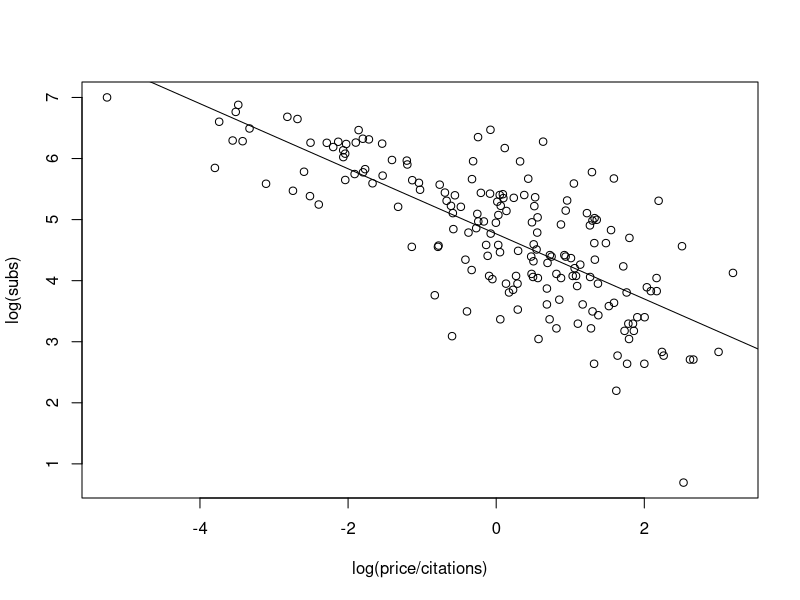
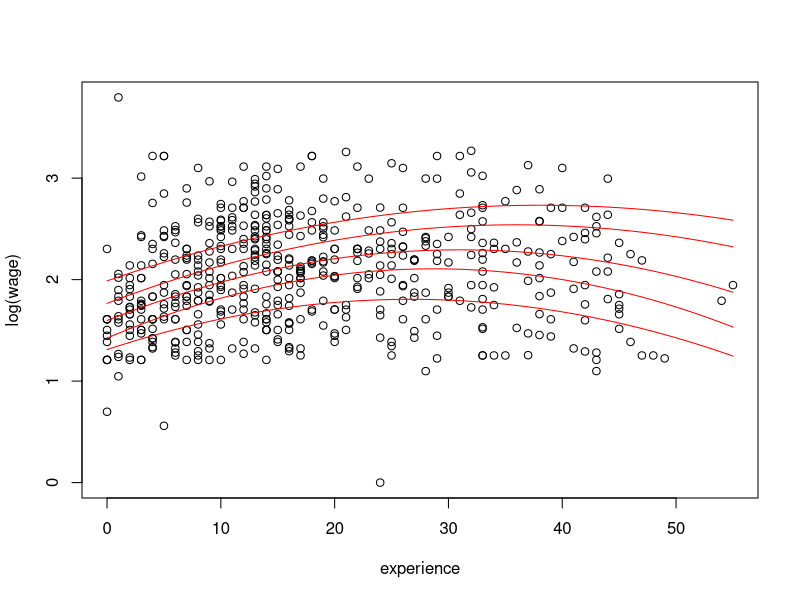
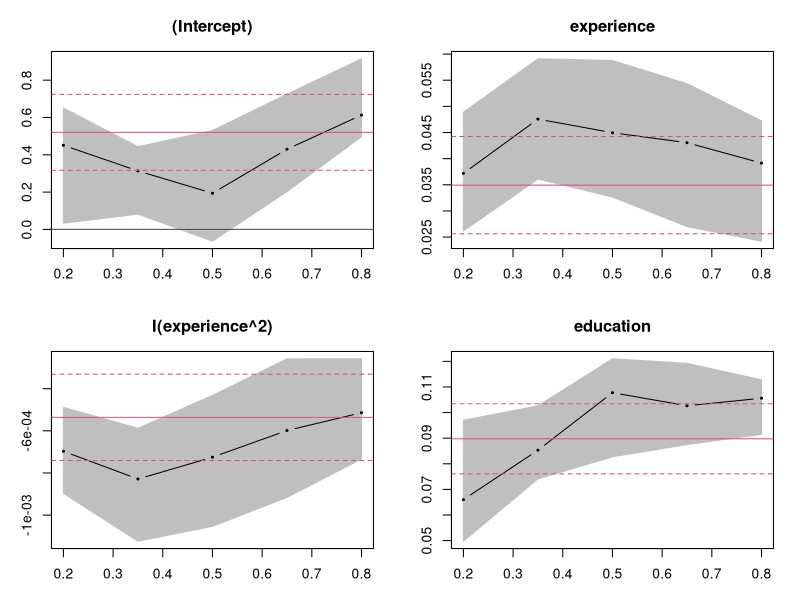
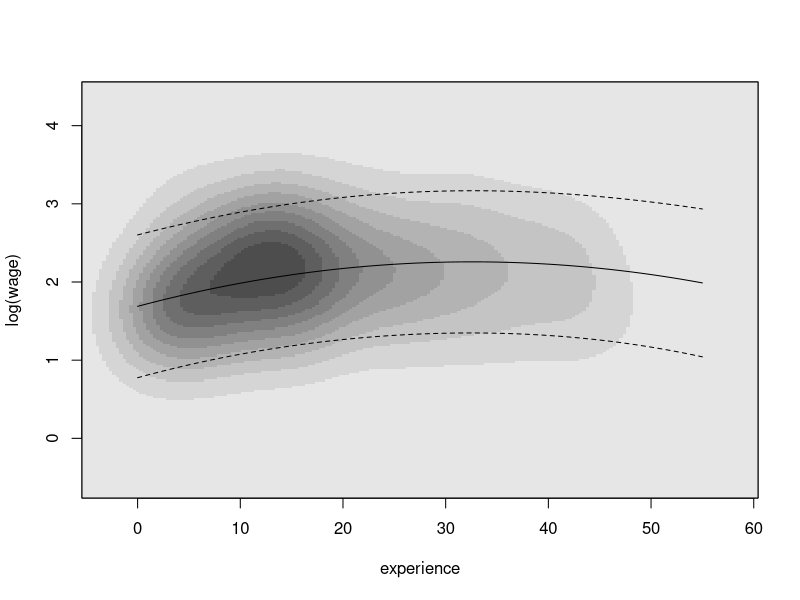

These figures' R source, in order:
###################################################
### chunk number 1: setup
###################################################
options(prompt = "R> ", continue = "+  ", width = 64,
  digits = 4, show.signif.stars = FALSE, useFancyQuotes = FALSE)

options(SweaveHooks = list(onefig =   function() {par(mfrow = c(1,1))},
                           twofig =   function() {par(mfrow = c(1,2))},                           
                           threefig = function() {par(mfrow = c(1,3))},
                           fourfig =  function() {par(mfrow = c(2,2))},
			   sixfig =   function() {par(mfrow = c(3,2))}))

library("AER")

set.seed(1071)


###################################################
### chunk number 2: journals-data
###################################################
data("Journals", package = "AER")


###################################################
### chunk number 3: journals-dim
###################################################
dim(Journals)
names(Journals)


###################################################
### chunk number 4: journals-plot eval=FALSE
###################################################
## plot(log(subs) ~ log(price/citations), data = Journals)


###################################################
### chunk number 5: journals-lm eval=FALSE
###################################################
## j_lm <- lm(log(subs) ~ log(price/citations), data = Journals)
## abline(j_lm)


###################################################
### chunk number 6: journals-lmplot
###################################################
plot(log(subs) ~ log(price/citations), data = Journals)
j_lm <- lm(log(subs) ~ log(price/citations), data = Journals)
abline(j_lm)


###################################################
### chunk number 7: journals-lm-summary
###################################################
summary(j_lm)


###################################################
### chunk number 8: cps-data
###################################################
data("CPS1985", package = "AER")
cps <- CPS1985


###################################################
### chunk number 9: cps-data1 eval=FALSE
###################################################
## data("CPS1985", package = "AER")
## cps <- CPS1985


###################################################
### chunk number 10: cps-reg
###################################################
library("quantreg")
cps_lm <- lm(log(wage) ~ experience + I(experience^2) +
  education, data = cps)
cps_rq <- rq(log(wage) ~ experience + I(experience^2) +
  education, data = cps, tau = seq(0.2, 0.8, by = 0.15))


###################################################
### chunk number 11: cps-predict
###################################################
cps2 <- data.frame(education = mean(cps$education),
  experience = min(cps$experience):max(cps$experience))
cps2 <- cbind(cps2, predict(cps_lm, newdata = cps2,
  interval = "prediction"))
cps2 <- cbind(cps2,
  predict(cps_rq, newdata = cps2, type = ""))  


###################################################
### chunk number 12: rq-plot eval=FALSE
###################################################
## plot(log(wage) ~ experience, data = cps)
## for(i in 6:10) lines(cps2[,i] ~ experience,
##   data = cps2, col = "red")


###################################################
### chunk number 13: rq-plot1
###################################################
plot(log(wage) ~ experience, data = cps)
for(i in 6:10) lines(cps2[,i] ~ experience,
  data = cps2, col = "red")


###################################################
### chunk number 14: srq-plot eval=FALSE
###################################################
## plot(summary(cps_rq))


###################################################
### chunk number 15: srq-plot1
###################################################
plot(summary(cps_rq))


###################################################
### chunk number 16: bkde-fit
###################################################
library("KernSmooth")
cps_bkde <- bkde2D(cbind(cps$experience, log(cps$wage)),
  bandwidth = c(3.5, 0.5), gridsize = c(200, 200))


###################################################
### chunk number 17: bkde-plot eval=FALSE
###################################################
## image(cps_bkde$x1, cps_bkde$x2, cps_bkde$fhat, 
##   col = rev(gray.colors(10, gamma = 1)),
##   xlab = "experience", ylab = "log(wage)")
## box()
## lines(fit ~ experience, data = cps2)
## lines(lwr ~ experience, data = cps2, lty = 2)
## lines(upr ~ experience, data = cps2, lty = 2)


###################################################
### chunk number 18: bkde-plot1
###################################################
image(cps_bkde$x1, cps_bkde$x2, cps_bkde$fhat, 
  col = rev(gray.colors(10, gamma = 1)),
  xlab = "experience", ylab = "log(wage)")
box()
lines(fit ~ experience, data = cps2)
lines(lwr ~ experience, data = cps2, lty = 2)
lines(upr ~ experience, data = cps2, lty = 2)


###################################################
### chunk number 19: install eval=FALSE
###################################################
## install.packages("AER")


###################################################
### chunk number 20: library
###################################################
library("AER")


###################################################
### chunk number 21: objects
###################################################
objects()


###################################################
### chunk number 22: search
###################################################
search()


###################################################
### chunk number 23: assignment
###################################################
x <- 2
objects()


###################################################
### chunk number 24: remove
###################################################
remove(x)
objects()


###################################################
### chunk number 25: log eval=FALSE
###################################################
## log(16, 2)
## log(x = 16, 2)
## log(16, base = 2)
## log(base = 2, x = 16)


###################################################
### chunk number 26: q eval=FALSE
###################################################
## q()


###################################################
### chunk number 27: apropos
###################################################
apropos("help")
